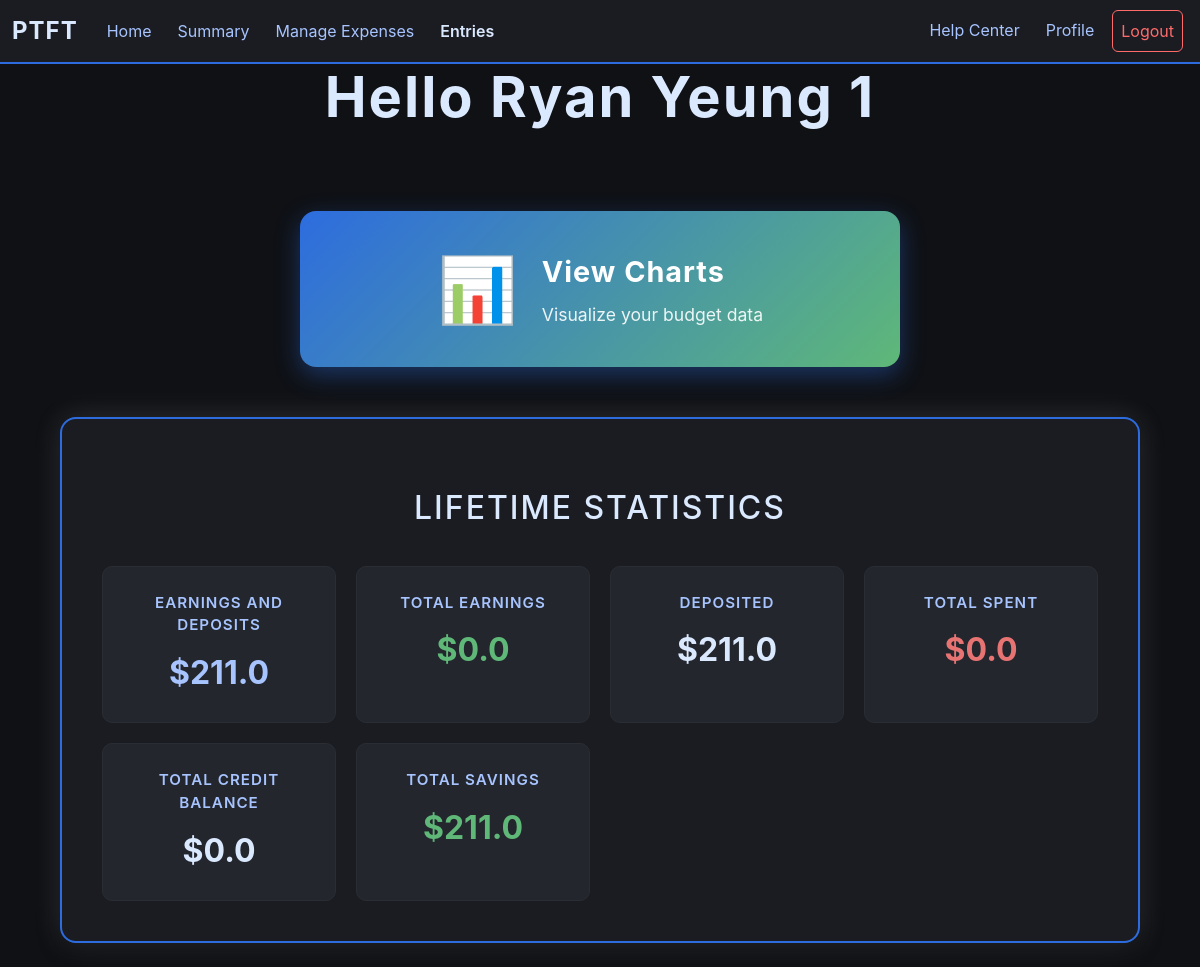
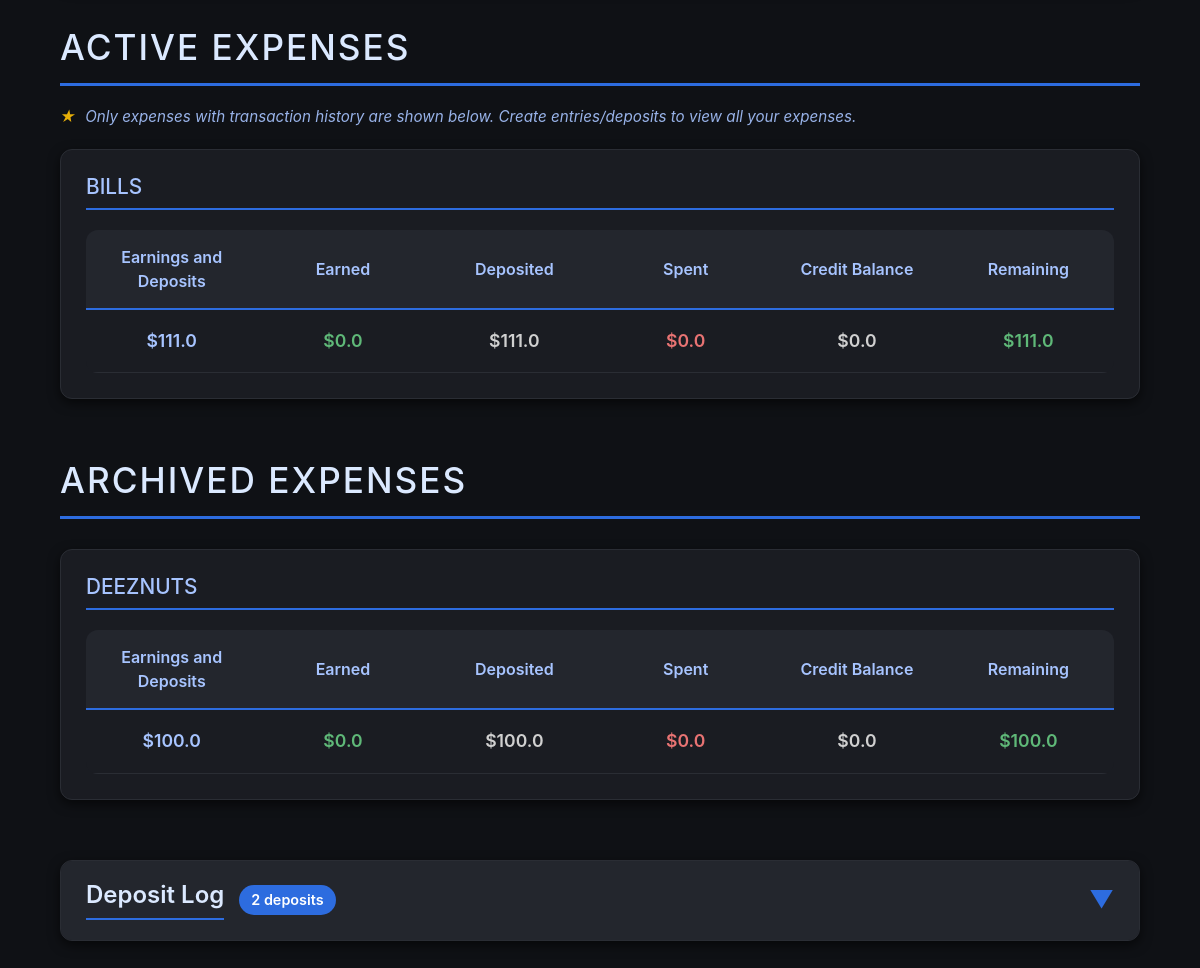
Screenshot of /summary (signed in) with the database file from the repository (2 pictures, top to bottom).
### app/models.py (models this page shows, shortened)
class User(db.Model):        #Stores all user info
    id = db.Column(db.Integer, primary_key = True)
    view_tutorial = db.Column(db.Boolean, default = False)
    email = db.Column(db.String(25))
    name = db.Column(db.String(25))
    pw = db.Column(db.String(25))

class Expenses(db.Model):        #Stores all expense category per user
    id = db.Column(db.Integer, primary_key = True)
    user_id = db.Column(db.Integer, db.ForeignKey("user.id"))
    name = db.Column(db.String(25))
    percentage = db.Column(db.Float)
    status = db.Column(db.Boolean, default = True)      #Archive Status
    deleted = db.Column(db.Boolean, default = False)
    savings = db.Column(db.Float, default = 0.0)
    earnings = db.Column(db.Float, default = 0.0)
    spendings = db.Column(db.Float, default = 0.0)
    transferred = db.Column(db.Float, default = 0.0)
    balance = db.Column(db.Float, default = 0.0)
    credit_balance = db.Column(db.Float, default = 0.0)

### app/routes/user.py (the view, shortened to what this page needs)
@user.route("/summary", methods=["GET"])
def summary():
    if "user_id" in session:
        expense_data = {}       #Store raw data from snapshots
        accumulated_expense_data = {"Balance": 0.0,
                                    "Earnings": 0.0,
                                    "Deposits": 0.0,
                                    "Spendings": 0.0,
                                    "Savings": 0.0,
                                    "Credit_Balance": 0.0}
        snaps = Exp_Snap.query.filter_by(user_id = session["user_id"]).all()
        deposits = Transaction.query.filter_by(user_id = session["user_id"], deposit_status = True).all()
        for deposit in deposits:
            deposit_amount = deposit.amount
            if deposit.expense_id not in expense_data:
                expense_data[deposit.expense_id] = {"earnings": 0.0,
                                                 "spending": 0.0,
                                                 "credit_balance": 0.0,
                                                 "deposits": 0.0,
                                                 "balance": 0.0,
                                                 "savings": 0.0}
            expense_dict = expense_data[deposit.expense_id]
            expense_dict["deposits"] = expense_dict.get("deposits", 0.0) + deposit_amount
            accumulated_expense_data["Deposits"] += deposit_amount
        for expense_id in expense_data:
            expense_dict = expense_data[expense_id]
            balance = expense_dict.get("earnings", 0.0) + expense_dict.get("deposits", 0.0)
            savings = balance - expense_dict.get("spending", 0.0)
            expense_dict["balance"] = balance
            expense_dict["savings"] = savings
            accumulated_expense_data["Balance"] += balance
            accumulated_expense_data["Savings"] += savings
        if accumulated_expense_data:
            for data in accumulated_expense_data:
                accumulated_expense_data[data] = round(accumulated_expense_data[data], 2)
        if expense_data:
            for expense_id in expense_data:
                expense_dict = expense_data[expense_id]
                for key, value in expense_dict.items():
                    if isinstance(value, (int, float)):
                        expense_dict[key] = round(value, 2)
        active_expenses = {}
        inactive_expenses = {}
        expenses = Expenses.query.filter_by(user_id = session["user_id"]).all()
        for expense in expenses:        #Finalizing totals
            if expense.id in expense_data:
                expense_dict = expense_data[expense.id]
                expense_dict["name"] = expense.name     #Adding name
                expense.earnings = float(round(expense_dict.get("earnings", 0.0), 2))
                expense.spendings = float(round(expense_dict.get("spending", 0.0), 2))
                expense.transferred = float(round(expense_dict.get("deposits", 0.0), 2))
                expense.balance = float(round(expense_dict.get("balance", 0.0), 2))
                expense.credit_balance = float(round(expense_dict.get("credit_balance", 0.0), 2))
                expense.savings = float(round(expense_dict.get("savings", 0.0), 2))
                if expense.status:      #Separating expenses
                    active_expenses[expense.id] = expense_dict
                else:
                    inactive_expenses[expense.id] = expense_dict
        spending = Transaction.query.filter_by(user_id = session["user_id"], deposit_status = False).all()
        credits = Transaction.query.filter_by(user_id = session["user_id"], deposit_status = False, credit_status = True).all()
        db.session.commit()
        return render_template("summary.html", user = helper.get_user(session["user_id"]),
                               active_expenses = active_expenses, inactive_expenses = inactive_expenses,
                               lifetime_stats = accumulated_expense_data, spending = spending,
                               expense_data = expense_data, deposits = deposits, credits = credits)
    else:
        return render_template("login.html")

### app/helper.py (called while the page is built)
def get_user(identification):        #Method to get user by id
    return User.query.filter_by(id = identification).first()

### app/templates/summary.html (shortened to what this page needs)
{% extends "budget_base.html"%}
{% block content %}
    <h1 class="main-title">Hello {{user.name}}</h1>
<div class="expense-container">
    {% if active_expenses or inactive_expenses %}
        <div class="chart-button-section">
            <form action="{{ url_for('user.charts') }}" method="POST">
                <button class="chart-button" type="submit">
                    <span class="chart-icon">📊</span>
                    <span class="chart-text">
                        <span class="chart-title">View Charts</span>
                        <span class="chart-desc">Visualize your budget data</span>
                    </span>
                </button>
            </form>
        </div>
        <div class="lifetime-stats-section">
            <h2 class="lifetime-stats-title">Lifetime Statistics</h2>
            <div class="stats-grid">
                <div class="stat-card-main">
                    <div class="stat-label-main">Earnings and Deposits</div>
                    <div class="stat-value-main balance">${{lifetime_stats["Balance"]}}</div>
                </div>
                <div class="stat-card-main">
                    <div class="stat-label-main">Total Earnings</div>
                    <div class="stat-value-main earnings">${{lifetime_stats["Earnings"]}}</div>
                </div>
                <div class="stat-card-main">
                    <div class="stat-label-main">Deposited</div>
                    <div class="stat-value-main">${{lifetime_stats["Deposits"]}}</div>
                </div>
                <div class="stat-card-main">
                    <div class="stat-label-main">Total Spent</div>
                    <div class="stat-value-main spent">${{lifetime_stats["Spendings"]}}</div>
                </div>
                <div class="stat-card-main">
                    <div class="stat-label-main">Total Credit Balance</div>
                    <div class="stat-value-main">${{lifetime_stats["Credit_Balance"]}}</div>
                </div>
                <div class="stat-card-main">
                    <div class="stat-label-main">Total Savings</div>
                    <div class="stat-value-main savings">${{lifetime_stats["Savings"]}}</div>
                </div>
            </div>
        </div>
        {% endif %}
        {% if active_expenses %}
            <div class="expenses-section">
                <h1 class="section-title-large">Active Expenses</h1><p class="function-helper-text"><span class="tip-star">★</span> Only expenses with transaction history are shown below. Create entries/deposits to view all your expenses.</p>
            {% for expense_id in active_expenses %}
            <div class="expense-block">
                <h3 class="expense-name-small">{{active_expenses[expense_id]["name"]}}</h3>
                {% set earned = active_expenses[expense_id]["earnings"]%}
                {% set spent = active_expenses[expense_id]["spending"]%}
                {% set saved = active_expenses[expense_id]["savings"]%}
                {% set balance = active_expenses[expense_id]["balance"]%}
                {% set deposit = active_expenses[expense_id]["deposits"]%}
                {% set credit_balance = active_expenses[expense_id]["credit_balance"]%}
                <table class="expense-table stats-table">
                    <thead>
                        <tr>
                            <th>Earnings and Deposits</th>
                            <th>Earned</th>
                            <th>Deposited</th>
                            <th>Spent</th>
                            <th>Credit Balance</th>
                            <th>Remaining</th>
                        </tr>
                    </thead>
                    <tbody>
                        <tr>
                            <td class="balance-cell" style="color: #a7c4ff;">${{balance}}</td>
                            <td class="earnings-cell" style="color: #5fb878;">${{earned}}</td>
                            <td>${{deposit}}</td>
                            <td class="spent-cell" style="color: #e87373;">${{spent}}</td>
                            <td>${{credit_balance}}</td>
                            <td class="savings-cell" style="color: #5fb878;">${{saved}}</td>
                        </tr>
                    </tbody>
                </table>
            </div>
            {% endfor %}
            </div>
        {% endif %}
        {% if inactive_expenses %}
        <div class="expenses-section">
            <h1 class="section-title-large">Archived Expenses</h1>
        {% for expense_id in inactive_expenses %}
        <div class="expense-block">
            <h3 class="expense-name-small">{{inactive_expenses[expense_id]["name"]}}</h3>
            {% set earned = inactive_expenses[expense_id]["earnings"]%}
            {% set spent = inactive_expenses[expense_id]["spending"]%}
            {% set saved = inactive_expenses[expense_id]["savings"]%}
            {% set balance = inactive_expenses[expense_id]["balance"]%}
            {% set deposit = inactive_expenses[expense_id]["deposits"]%}
            {% set credit_balance = inactive_expenses[expense_id]["credit_balance"]%}
            <table class="expense-table stats-table">
                <thead>
                    <tr>
                        <th>Earnings and Deposits</th>
                        <th>Earned</th>
                        <th>Deposited</th>
                        <th>Spent</th>
                        <th>Credit Balance</th>
                        <th>Remaining</th>
                    </tr>
                </thead>
                <tbody>
                    <tr>
                        <td class="balance-cell" style="color: #a7c4ff;">${{balance}}</td>
                        <td class="earnings-cell" style="color: #5fb878;">${{earned}}</td>
                        <td>${{deposit}}</td>
                        <td class="spent-cell" style="color: #e87373;">${{spent}}</td>
                        <td>${{credit_balance}}</td>
                        <td class="savings-cell" style="color: #5fb878;">${{saved}}</td>
                    </tr>
                </tbody>
            </table>
        </div>
        {% endfor %}
        </div>
        {% endif %}
        {% if deposits %}
        <div class="collapsible-section">
            <div class="collapsible-header" onclick="toggleSection(this)">
                <div class="collapsible-title-wrapper">
                    <h2 class="collapsible-title">Deposit Log</h2>
                    <span class="item-count">{{ deposits|length }} deposits</span>
                </div>
                <span class="collapsible-arrow">▼</span>
            </div>
        </div>
        {% endif %}
    </div>
{% endblock %}

### rows the page displays
User: name "Ryan Yeung 1"
Expenses: name "BILLS", savings "111.0", earned "0.0", spent "0.0", credit_balance "0.0"
Expenses: name "DEEZNUTS", savings "100.0", earned "0.0", spent "0.0", credit_balance "0.0"

### other values shown
{{ lifetime_stats["Balance"] }} "211.0"
{{ lifetime_stats["Earnings"] }} "0.0"
{{ lifetime_stats["Deposits"] }} "211.0"
{{ lifetime_stats["Spendings"] }} "0.0"
{{ lifetime_stats["Credit_Balance"] }} "0.0"
{{ lifetime_stats["Savings"] }} "211.0"
{{ deposits|length }} "2"
